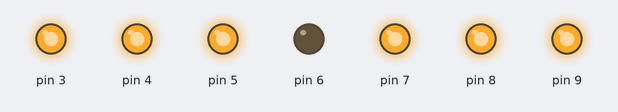
The sketch below on a simulated Arduino Uno, built with avr-gcc and run on an emulated ATmega328P. Parts: output pins drawn as LEDs (lit = HIGH).

Above: at 0.2 s.
At 1.0 s:
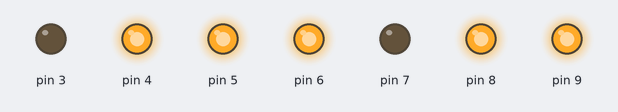
At 1.4 s:
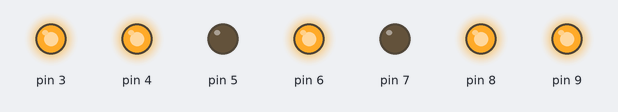
At 2.2 s:
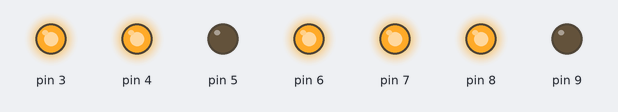
At 3.4 s:
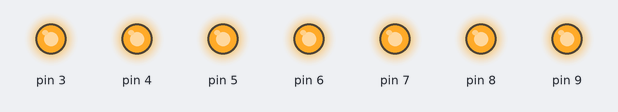
At 4.6 s:
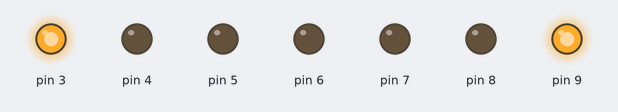
Timing chart, 0 to 5.2 s (numbered marks = the images above):
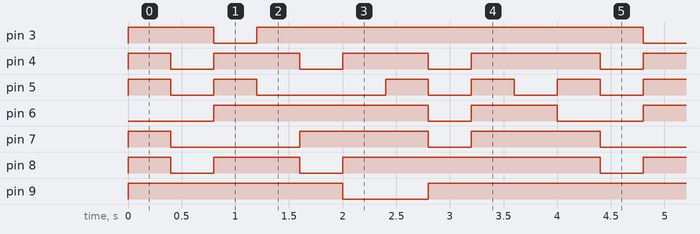

The sketch:

_1_digit_LED_Segment_Displays.ino
```cpp
/*
 * Author: Elecrow Keen
 * Date:4/21/2017
 * IDE V1.8.2
 * Email:keen@elecrow.com
 * Function:
 */
int a[10][10]={
               {0,0,0,1,1,1,0,1,1,1},  //0
               {0,0,0,1,0,0,0,0,0,1},  //1
               {0,0,0,0,1,1,1,0,1,1},  //2
               {0,0,0,1,1,0,1,0,1,1},  //3
               {0,0,0,1,0,0,1,1,0,1},  //4
               {0,0,0,1,1,0,1,1,1,0},  //5
               {0,0,0,1,1,1,1,1,1,0},  //6
               {0,0,0,1,0,0,0,0,1,1},  //7
               {0,0,0,1,1,1,1,1,1,1},  //8
               {0,0,0,1,1,0,1,1,1,1},};//9
void setup(){
  for (int i=3;i<=9;i++) {
    pinMode(i,OUTPUT);
  }
}
void printf(int v){
  for (int i=3;i<=9;i++){
    digitalWrite(i,a[v][i]);
  }
}
void loop(){
  for (int i=0;i<=9;i++){
    printf(i);
    delay(400);
  }
}
```

Measured:
- by itself, pin 3: repeats every 4.0 s: LOW 0.40 s, HIGH 3.6 s
- by itself, pin 4: repeats every 4.0 s: 2 × (LOW 0.40 s, HIGH 0.80 s), LOW 0.40 s, HIGH 1.2 s
- by itself, pin 5: repeats every 4.0 s: LOW 0.40 s, HIGH 0.40 s, LOW 1.2 s, 2 × (HIGH 0.40 s, LOW 0.40 s), HIGH 0.40 s
- by itself, pin 6: repeats every 4.0 s: LOW 0.40 s, HIGH 0.80 s, LOW 0.80 s, HIGH 2.0 s
- by itself, pin 7: repeats every 4.0 s: LOW 1.2 s, HIGH 1.2 s, LOW 0.40 s, HIGH 1.2 s
- by itself, pin 8: repeats every 4.0 s: LOW 0.40 s, HIGH 0.80 s, LOW 0.40 s, HIGH 2.4 s
- by itself, pin 9: repeats every 4.0 s: LOW 0.80 s, HIGH 3.2 s
